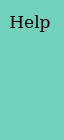
       <widget class="QFrame" name="frame">
        <property name="sizePolicy">
         <sizepolicy hsizetype="Fixed" vsizetype="Fixed">
          <horstretch>0</horstretch>
          <verstretch>0</verstretch>
         </sizepolicy>
        </property>
        <property name="minimumSize">
         <size>
          <width>60</width>
          <height>140</height>
         </size>
        </property>
        <property name="font">
         <font>
          <family>Tlwg Typewriter</family>
         </font>
        </property>
        <property name="styleSheet">
         <string notr="true">background-color: #71D1BA;   
border-radius: 10px;</string>
        </property>
        <property name="frameShape">
         <enum>QFrame::StyledPanel</enum>
        </property>
        <property name="frameShadow">
         <enum>QFrame::Raised</enum>
        </property>
        <widget class="QPushButton" name="btn_Show_Info">
         <property name="geometry">
          <rect>
           <x>5</x>
           <y>90</y>
           <width>50</width>
           <height>40</height>
          </rect>
         </property>
         <property name="minimumSize">
          <size>
           <width>50</width>
           <height>40</height>
          </size>
         </property>
         <property name="styleSheet">
          <string notr="true">QPushButton{ background-color :  rgb(211, 215, 207);}
QPushButton::pressed{ background-color : #71AED1; }
border-radius: 10px;</string>
         </property>
         <property name="text">
          <string/>
         </property>
         <property name="icon">
          <iconset>
           <normaloff>icon/info.png</normaloff>icon/info.png</iconset>
         </property>
         <property name="iconSize">
          <size>
           <width>40</width>
           <height>40</height>
          </size>
         </property>
        </widget>
        <widget class="QPushButton" name="btn_help">
         <property name="geometry">
          <rect>
           <x>5</x>
           <y>40</y>
           <width>50</width>
           <height>40</height>
          </rect>
         </property>
         <property name="sizePolicy">
          <sizepolicy hsizetype="Fixed" vsizetype="Fixed">
           <horstretch>0</horstretch>
           <verstretch>0</verstretch>
          </sizepolicy>
         </property>
         <property name="minimumSize">
          <size>
           <width>50</width>
           <height>40</height>
          </size>
         </property>
         <property name="styleSheet">
          <string notr="true">QPushButton{ background-color :  rgb(211, 215, 207);}
QPushButton::pressed{ background-color : #71AED1; }
border-radius: 10px;</string>
         </property>
         <property name="text">
          <string/>
         </property>
         <property name="icon">
          <iconset>
           <normaloff>icon/help.png</normaloff>icon/help.png</iconset>
         </property>
         <property name="iconSize">
          <size>
           <width>40</width>
           <height>40</height>
          </size>
         </property>
        </widget>
        <widget class="QLabel" name="label_2">
         <property name="geometry">
          <rect>
           <x>5</x>
           <y>10</y>
           <width>50</width>
           <height>25</height>
          </rect>
         </property>
         <property name="font">
          <font>
           <family>DejaVu Serif</family>
           <pointsize>13</pointsize>
          </font>
         </property>
         <property name="text">
          <string>Help</string>
         </property>
         <property name="alignment">
          <set>Qt::AlignCenter</set>
         </property>
        </widget>
       </widget>
